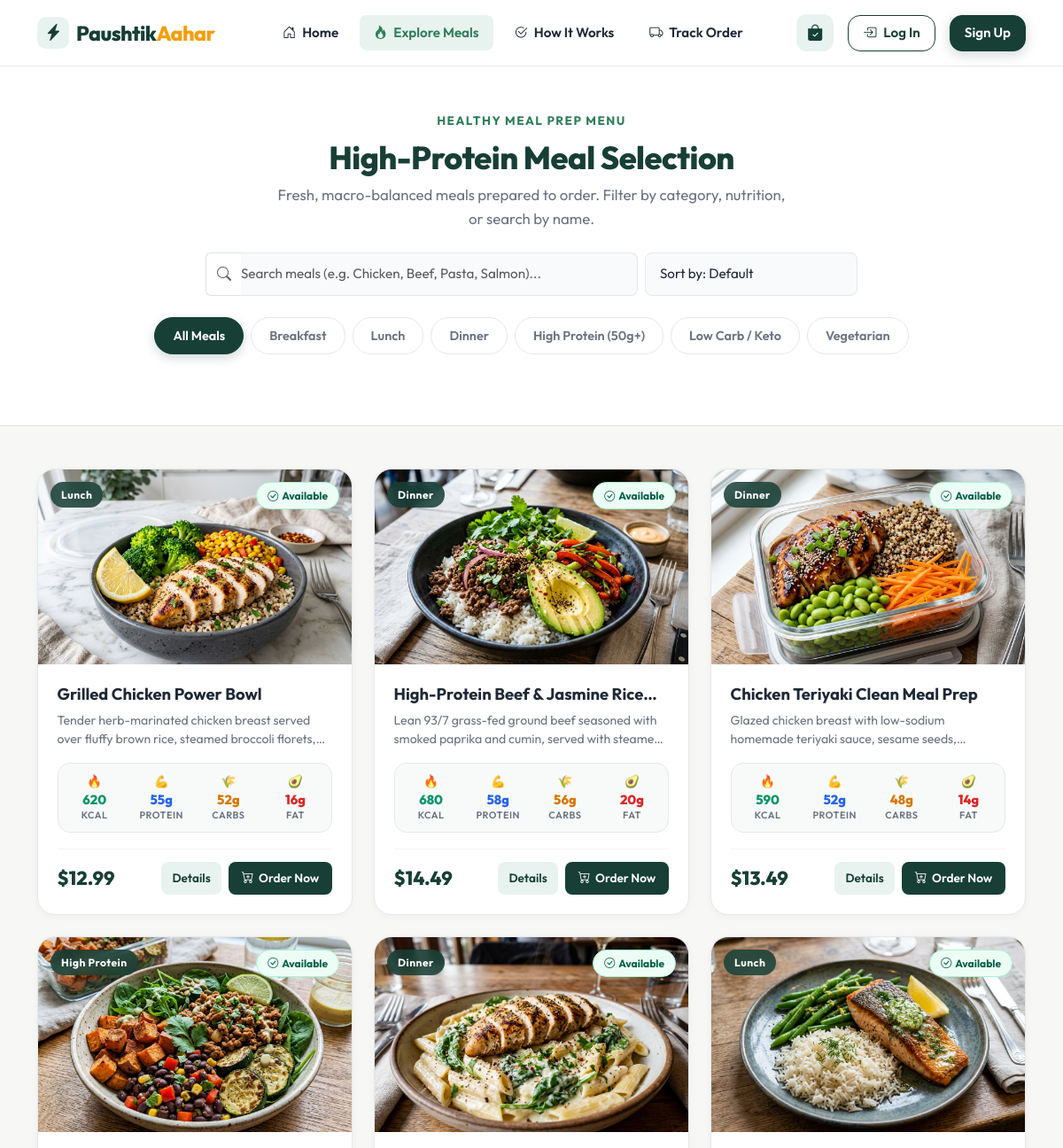
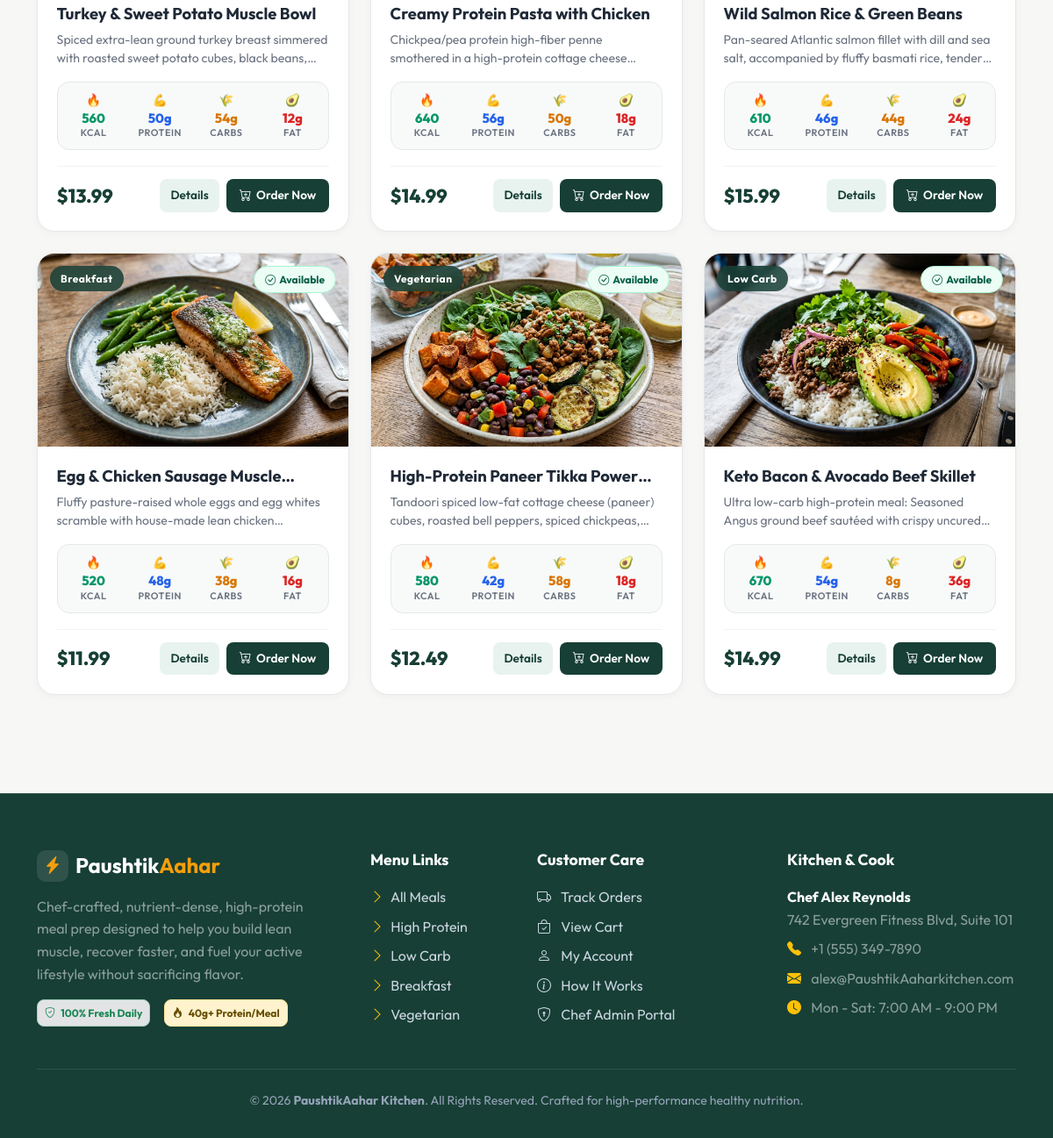
/meals.php, run on the app's committed database (2 pictures, top to bottom).
### tables this page shows
CREATE TABLE `meals` (
  `id` INT AUTO_INCREMENT PRIMARY KEY,
  `name` VARCHAR(150) NOT NULL,
  `slug` VARCHAR(180) NOT NULL UNIQUE,
  `description` TEXT NOT NULL,
  `category` VARCHAR(50) NOT NULL,
  `ingredients` TEXT NOT NULL,
  `allergens` VARCHAR(255) DEFAULT 'None',
  `image` VARCHAR(255) NOT NULL,
  `price` DECIMAL(10,2) NOT NULL,
  `calories` INT NOT NULL,
  `protein` INT NOT NULL,
  `carbs` INT NOT NULL,
  `fat` INT NOT NULL,
  `fiber` INT NOT NULL DEFAULT 0,
  `preparation_time` VARCHAR(50) NOT NULL DEFAULT '20-25 mins',
  `is_available` TINYINT(1) NOT NULL DEFAULT 1,
  `is_featured` TINYINT(1) NOT NULL DEFAULT 0,
  `created_at` TIMESTAMP DEFAULT CURRENT_TIMESTAMP,
  `updated_at` TIMESTAMP DEFAULT CURRENT_TIMESTAMP ON UPDATE CURRENT_TIMESTAMP
);

CREATE TABLE `settings` (
  `key_name` VARCHAR(50) PRIMARY KEY,
  `key_value` TEXT NOT NULL
);

### includes/functions.php (called while the page is built, shortened)
<?php
function e($string) {
    return htmlspecialchars((string)$string, ENT_QUOTES, 'UTF-8');
}
function format_price($amount) {
    return '$' . number_format((float)$amount, 2);
}
function get_setting($key, $default = '') {
    global $pdo;
    try {
        $stmt = $pdo->prepare("SELECT key_value FROM settings WHERE key_name = ? LIMIT 1");
        $stmt->execute([$key]);
        $row = $stmt->fetch();
        return $row ? $row['key_value'] : $default;
    } catch (PDOException $e) {
        return $default;
    }
}

### meals.php (the view, shortened to what this page needs)
<?php
require_once __DIR__ . '/config/database.php';
require_once __DIR__ . '/includes/functions.php';
$category_param = isset($_GET['category']) ? sanitize($_GET['category']) : 'all';
$query = "SELECT * FROM meals ORDER BY is_available DESC, id ASC";
$stmt = $pdo->query($query);
$all_meals = $stmt->fetchAll();
require_once __DIR__ . '/includes/header.php';
?>
<div class="py-5 bg-white border-bottom">
  <div class="container text-center">
    <span class="section-tag">Healthy Meal Prep Menu</span>
    <h1 class="section-title mb-2">High-Protein Meal Selection</h1>
    <p class="section-subtitle">Fresh, macro-balanced meals prepared to order. Filter by category, nutrition, or search by name.</p>
    <div class="row justify-content-center mt-4">
      <div class="col-lg-8">
        <div class="row g-2">
          <div class="col-md-8">
            <div class="input-group">
              <span class="input-group-text bg-white border-end-0 text-muted"><i class="bi bi-search"></i></span>
              <input type="text" id="mealSearchInput" class="form-control form-control-custom border-start-0 ps-0" placeholder="Search meals (e.g. Chicken, Beef, Pasta, Salmon)...">
            </div>
          </div>
          <div class="col-md-4">
            <select id="mealSortSelect" class="form-select form-control-custom">
              <option value="default">Sort by: Default</option>
            </select>
          </div>
        </div>
      </div>
    </div>
    <div class="filter-container mt-4">
      <button class="filter-btn <?= $category_param === 'all' ? 'active' : '' ?>" data-filter="all">All Meals</button>
      <button class="filter-btn <?= strtolower($category_param) === 'breakfast' ? 'active' : '' ?>" data-filter="breakfast">Breakfast</button>
      <button class="filter-btn <?= strtolower($category_param) === 'lunch' ? 'active' : '' ?>" data-filter="lunch">Lunch</button>
      <button class="filter-btn <?= strtolower($category_param) === 'dinner' ? 'active' : '' ?>" data-filter="dinner">Dinner</button>
      <button class="filter-btn <?= strtolower($category_param) === 'high protein' ? 'active' : '' ?>" data-filter="high protein">High Protein (50g+)</button>
      <button class="filter-btn <?= strtolower($category_param) === 'low carb' ? 'active' : '' ?>" data-filter="low carb">Low Carb / Keto</button>
      <button class="filter-btn <?= strtolower($category_param) === 'vegetarian' ? 'active' : '' ?>" data-filter="vegetarian">Vegetarian</button>
    </div>
  </div>
</div>
<div class="container py-5">
  <div class="row g-4" id="mealsContainer">
    <?php foreach ($all_meals as $meal): ?>
      <div class="col-lg-4 col-md-6 meal-grid-item"
           data-name="<?= strtolower(e($meal['name'])) ?>"
           data-desc="<?= strtolower(e($meal['description'])) ?>"
           data-category="<?= strtolower(e($meal['category'])) ?>"
           data-protein="<?= (int)$meal['protein'] ?>"
           data-carbs="<?= (int)$meal['carbs'] ?>"
           data-calories="<?= (int)$meal['calories'] ?>"
           data-price="<?= (float)$meal['price'] ?>"
           data-available="<?= (int)$meal['is_available'] ?>">
        <div class="meal-card">
          <div class="meal-card-image-wrap">
            <img src="uploads/meals/<?= e($meal['image']) ?>" alt="<?= e($meal['name']) ?>" onerror="this.src='uploads/meals/grilled_chicken_bowl.jpg'">
            <span class="meal-badge-category"><?= e($meal['category']) ?></span>
            <span class="meal-badge-avail <?= $meal['is_available'] ? 'available' : 'unavailable' ?>">
              <?= $meal['is_available'] ? '<i class="bi bi-check-circle me-1"></i>Available' : '<i class="bi bi-x-circle me-1"></i>Unavailable' ?>
            </span>
          </div>
          <div class="meal-card-body">
            <h3 class="meal-title">
              <a href="meal.php?id=<?= $meal['id'] ?>"><?= e($meal['name']) ?></a>
            </h3>
            <p class="meal-desc"><?= e($meal['description']) ?></p>
            <div class="macro-grid">
              <div class="macro-item macro-cals">
                <span class="macro-icon">🔥</span>
                <span class="macro-value"><?= (int)$meal['calories'] ?></span>
                <span class="macro-label">kcal</span>
              </div>
              <div class="macro-item macro-protein">
                <span class="macro-icon">💪</span>
                <span class="macro-value"><?= (int)$meal['protein'] ?>g</span>
                <span class="macro-label">Protein</span>
              </div>
              <div class="macro-item macro-carbs">
                <span class="macro-icon">🌾</span>
                <span class="macro-value"><?= (int)$meal['carbs'] ?>g</span>
                <span class="macro-label">Carbs</span>
              </div>
              <div class="macro-item macro-fat">
                <span class="macro-icon">🥑</span>
                <span class="macro-value"><?= (int)$meal['fat'] ?>g</span>
                <span class="macro-label">Fat</span>
              </div>
            </div>
            <div class="meal-card-footer">
              <div class="meal-price"><?= format_price($meal['price']) ?></div>
              <div class="meal-actions">
                <a href="meal.php?id=<?= $meal['id'] ?>" class="btn-card-view" title="View Full Nutrition Details">
                  Details
                </a>
                <?php if ($meal['is_available']): ?>
                  <form method="POST" action="meals.php" class="d-inline">
                    <button type="submit" class="btn-card-order">
                      <i class="bi bi-cart-plus"></i> Order Now
                    </button>
                  </form>
                <?php else: ?>
                  <button class="btn-card-order" disabled title="Currently out of stock">Unavailable</button>
                <?php endif; ?>
              </div>
            </div>
          </div>
        </div>
      </div>
    <?php endforeach; ?>
  </div>
</div>
<?php require_once __DIR__ . '/includes/footer.php'; ?>

### includes/footer.php (shortened to what this page needs)
  </main>
  <footer class="footer-custom">
    <div class="container">
      <div class="row g-4">
        <div class="col-lg-4 col-md-6">
          <div class="d-flex align-items-center gap-2 mb-3">
            <div class="brand-icon" style="background: rgba(255,255,255,0.1); width: 36px; height: 36px; border-radius: 10px; display: flex; align-items: center; justify-content: center; color: #f59e0b;">
              <i class="bi bi-lightning-charge-fill fs-5"></i>
            </div>
            <h4 class="text-white fw-bold mb-0">Paushtik<span style="color: #f59e0b;">Aahar</span></h4>
          </div>
          <p class="text-white-50 pe-lg-4">
            Chef-crafted, nutrient-dense, high-protein meal prep designed to help you build lean muscle, recover faster, and fuel your active lifestyle without sacrificing flavor.
          </p>
          <div class="d-flex gap-3 mt-3">
            <span class="badge bg-secondary-subtle text-success p-2 rounded-3 border border-success-subtle"><i class="bi bi-shield-check me-1"></i> 100% Fresh Daily</span>
            <span class="badge bg-warning-subtle text-warning-emphasis p-2 rounded-3 border border-warning-subtle"><i class="bi bi-fire me-1"></i> 40g+ Protein/Meal</span>
          </div>
        </div>
        <div class="col-lg-2 col-md-6 col-6">
          <h5>Menu Links</h5>
          <ul class="list-unstyled d-flex flex-column gap-2 mb-0">
            <li><a href="meals.php"><i class="bi bi-chevron-right me-1 text-warning"></i> All Meals</a></li>
            <li><a href="meals.php?category=High%20Protein"><i class="bi bi-chevron-right me-1 text-warning"></i> High Protein</a></li>
            <li><a href="meals.php?category=Low%20Carb"><i class="bi bi-chevron-right me-1 text-warning"></i> Low Carb</a></li>
            <li><a href="meals.php?category=Breakfast"><i class="bi bi-chevron-right me-1 text-warning"></i> Breakfast</a></li>
            <li><a href="meals.php?category=Vegetarian"><i class="bi bi-chevron-right me-1 text-warning"></i> Vegetarian</a></li>
          </ul>
        </div>
        <div class="col-lg-3 col-md-6 col-6">
          <h5>Customer Care</h5>
          <ul class="list-unstyled d-flex flex-column gap-2 mb-0">
            <li><a href="orders.php"><i class="bi bi-truck me-2"></i> Track Orders</a></li>
            <li><a href="cart.php"><i class="bi bi-bag-check me-2"></i> View Cart</a></li>
            <li><a href="account.php"><i class="bi bi-person me-2"></i> My Account</a></li>
            <li><a href="index.php#how-it-works"><i class="bi bi-info-circle me-2"></i> How It Works</a></li>
            <li><a href="admin/login.php"><i class="bi bi-shield-lock me-2"></i> Chef Admin Portal</a></li>
          </ul>
        </div>
        <div class="col-lg-3 col-md-6">
          <h5>Kitchen & Cook</h5>
          <p class="text-white-50 mb-2">
            <strong class="text-white"><?= e(get_setting('cook_name', 'Chef subham ')) ?></strong><br>
            <?= e(get_setting('address', '742 Evergreen Fitness Blvd')) ?>
          </p>
          <p class="text-white-50 mb-2">
            <i class="bi bi-telephone-fill text-warning me-2"></i> <?= e(get_setting('contact_phone', '+977 000       000')) ?>
          </p>
          <p class="text-white-50 mb-2">
            <i class="bi bi-envelope-fill text-warning me-2"></i> <?= e(get_setting('contact_email', 'subham@PaushtikAaharkitchen.com')) ?>
          </p>
          <p class="text-white-50 mb-0">
            <i class="bi bi-clock-fill text-warning me-2"></i> <?= e(get_setting('business_hours', 'Mon - Sat: 7am - 9pm')) ?>
          </p>
        </div>
      </div>
      <div class="footer-bottom text-center">
        <p class="mb-0">
          &copy; <?= date('Y') ?> <strong>PaushtikAahar Kitchen</strong>. All Rights Reserved. Crafted for high-performance healthy nutrition.
        </p>
      </div>
    </div>
  </footer>
</body>
</html>

### data on the page
meals: image (picture), category "Lunch", is_available 1 (drawn), name "Grilled Chicken Power Bowl", description "Tender herb-marinated chicken breast served over fluffy brown rice, steamed broccoli…", calories "620", protein "55", carbs "52", fat "16", price "$12.99"
meals: image (picture), category "Dinner", is_available 1 (drawn), name "High-Protein Beef & Jasmine…", description "Lean 93/7 grass-fed ground beef seasoned with smoked paprika and cumin, served with…", calories "680", protein "58", carbs "56", fat "20", price "$14.49"
meals: image (picture), category "Dinner", is_available 1 (drawn), name "Chicken Teriyaki Clean Meal Prep", description "Glazed chicken breast with low-sodium homemade teriyaki sauce, sesame…", calories "590", protein "52", carbs "48", fat "14", price "$13.49"
meals: image (picture), category "High Protein", is_available 1 (drawn), name "Turkey & Sweet Potato Muscle Bowl", description "Spiced extra-lean ground turkey breast simmered with roasted sweet potato cubes, black…", calories "560", protein "50", carbs "54", fat "12", price "$13.99"
meals: image (picture), category "Dinner", is_available 1 (drawn), name "Creamy Protein Pasta with Chicken", description "Chickpea/pea protein high-fiber penne smothered in a high-protein cottage…", calories "640", protein "56", carbs "50", fat "18", price "$14.99"
meals: image (picture), category "Lunch", is_available 1 (drawn), name "Wild Salmon Rice & Green Beans", description "Pan-seared Atlantic salmon fillet with dill and sea salt, accompanied by fluffy basmati rice,…", calories "610", protein "46", carbs "44", fat "24", price "$15.99"
meals: image (picture), category "Breakfast", is_available 1 (drawn), name "Egg & Chicken Sausage…", description "Fluffy pasture-raised whole eggs and egg whites scramble with house-made lean…", calories "520", protein "48", carbs "38", fat "16", price "$11.99"
meals: image (picture), category "Vegetarian", is_available 1 (drawn), name "High-Protein Paneer Tikka…", description "Tandoori spiced low-fat cottage cheese (paneer) cubes, roasted bell peppers, spiced…", calories "580", protein "42", carbs "58", fat "18", price "$12.49"
meals: image (picture), category "Low Carb", is_available 1 (drawn), name "Keto Bacon & Avocado Beef Skillet", description "Ultra low-carb high-protein meal: Seasoned Angus ground beef sautéed with crispy…", calories "670", protein "54", carbs "8", fat "36", price "$14.99"
settings: key_value "Chef Alex Reynolds"
settings: key_value "742 Evergreen Fitness Blvd, Suite 101"
settings: key_value "+1 (555) 349-7890"
settings: key_value "alex@PaushtikAaharkitchen.com"
settings: key_value "Mon - Sat: 7:00 AM - 9:00 PM"
